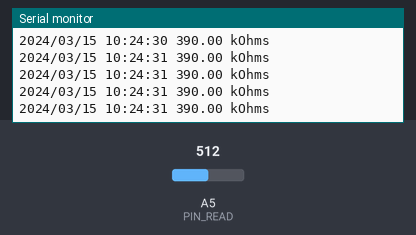
Simulated run of this sketch. Board: Arduino Uno, built with avr-gcc and run on an emulated ATmega328P. On the bench: the last lines printed to the serial monitor. Inputs (shaded band) come from the test bench; at power-on: A5 (PIN_READ) = 512. The local clock reads 2024-03-15 10:24:30 at power-on unless the sketch sets it; storage starts empty.

Above: at 1.2 s.
1.3 s: A5 (PIN_READ) set to 900
At 2.4 s:
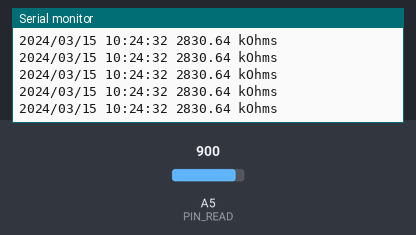
4.3 s: A5 (PIN_READ) set to 1023
At 4.9 s:
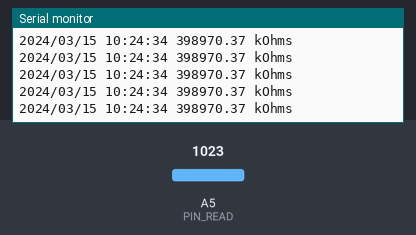
7.3 s: A5 (PIN_READ) set to 716
At 7.9 s:
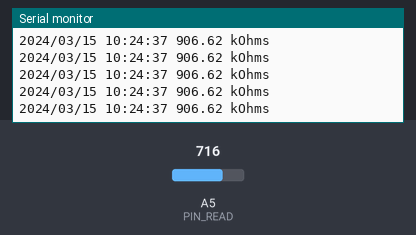
10.3 s: A5 (PIN_READ) set to 900
At 11.1 s:
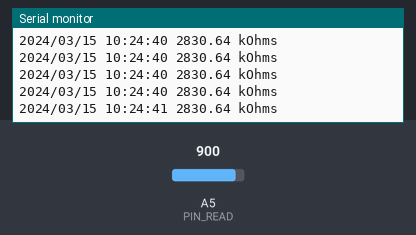
16.3 s: A5 (PIN_READ) set to 511
At 17.1 s:
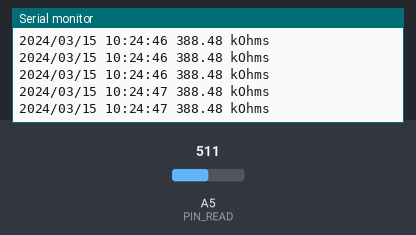
19.3 s: A5 (PIN_READ) set to 0
At 20.2 s:
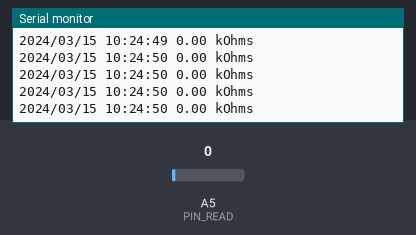
Timing chart, 0 to 22.3 s (numbered marks = the images above; inputs shaded):
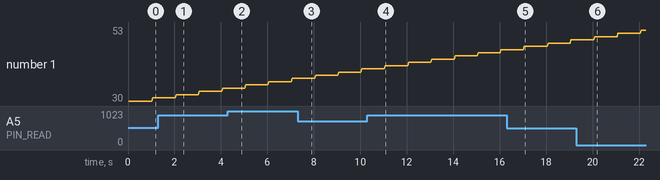

Measured:
- after the input at 1.3 s, the serial monitor: prints a new line after 0.09 s (image 1)
- after the input at 4.3 s, the serial monitor: prints a new line after 0.07 s (image 2)
- after the input at 7.3 s, the serial monitor: prints a new line after 0.07 s (image 3)
- after the input at 10.3 s, the serial monitor: prints a new line after 0.08 s (image 4)
- after the input at 16.3 s, the serial monitor: prints a new line after 0.08 s (image 5)
- after the input at 19.3 s, the serial monitor: prints a new line after 0.09 s (image 6)

The sketch:

gsr_portable_prototype_nov21a.ino
```cpp
#include <SPI.h>
#include <SD.h>
#include "RTClib.h"

#define PIN_READ A5
#define RESISTOR_1 390 // Resistance in kOhms
#define V_IN 3.3 // Voltage in Volts
#define PIN_SD_CS 10

String FILE_NAME = "gsr.txt";

File my_file;
RTC_PCF8523 rtc;
String rtc_date = "";
String rtc_time = "";

double val;
double voltage; // Volts
double skinResist; // kOhms

void setup() {
  // put your setup code here, to run once:
  Serial.begin(9600);

  pinMode(PIN_READ, INPUT);
  Serial.begin(9600);

  if(!SD.begin(PIN_SD_CS)) {
    Serial.println("SD card initialization failed - insert SD card");
    while(1);
  }
  Serial.println("initialization done");

  my_file = SD.open(FILE_NAME, FILE_WRITE);
  if(my_file){
    my_file.print("\n\n");
    for(int i = 0; i < 10; i++) my_file.print("-");
    my_file.print(" NEW SESSION ");
    for(int i = 0; i < 10; i++) my_file.print("-");
    my_file.print("\n\n");

    my_file.close();
  }

  while(!rtc.begin()) {
    Serial.println("Cannot find real time clock");
    while(1);
  }
  while(!rtc.initialized()){
    Serial.println("RTC is NOT running");
    // This line sets the RTC with an explicit date & time, for example to set
    // January 21, 2014 at 3am you would call:
    // rtc.adjust(DateTime(2014, 1, 21, 3, 0, 0));
  }
}

void loop() {
  // put your main code here, to run repeatedly:
  rtc_date = "";
  rtc_time = "";
  DateTime now = rtc.now();

  // Format the date string
  rtc_date += now.year(); rtc_date += "/";
  if(now.month() < 10) rtc_date += '0';
  rtc_date += now.month(); rtc_date += "/";
  if(now.day() < 10) rtc_date += '0';
  rtc_date += now.day();

  // Format the time string
  if(now.hour() < 10) rtc_time += '0';
  rtc_time += now.hour(); rtc_time += ":";
  if(now.minute() < 10) rtc_time += '0';
  rtc_time += now.minute(); rtc_time += ":";
  if(now.second() < 10) rtc_time += '0';
  rtc_time += now.second();

  // Calculate the resistance of skin
  val = analogRead(PIN_READ);
  voltage = val * (3.3/1024);
  skinResist = RESISTOR_1 / (V_IN/voltage - 1);

  // Print Values
  Serial.print(rtc_date); Serial.print(" ");
  Serial.print(rtc_time); Serial.print(" ");
  Serial.print(skinResist); Serial.println(" kOhms");

  // Writes information to file on SD card
  my_file = SD.open(FILE_NAME, FILE_WRITE);
  if(my_file){
    my_file.print(rtc_date); my_file.print(' ');
    my_file.print(rtc_time); my_file.print(' ');
    my_file.print(skinResist); my_file.println(" kOhms");

    my_file.close();
  }

}
```
